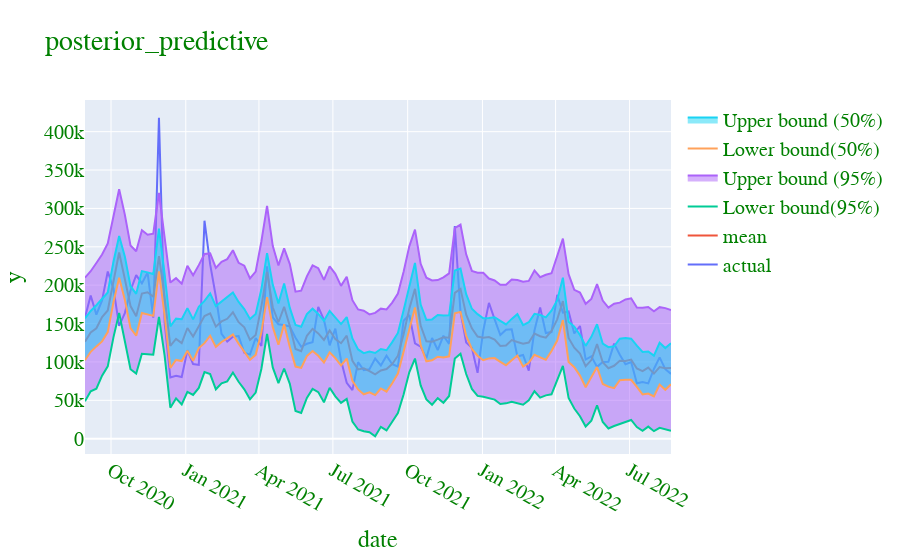

This figure's notebook cell:
### Markdown cell above
we can see that the priors are not adequate

### Code cell
plot_predictive(model=mmm, label="posterior_predictive", actuals=y)
